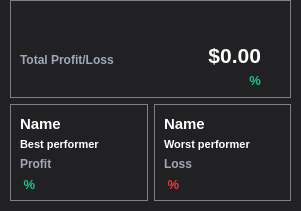
      <widget class="QFrame" name="ConvertFrame">
       <property name="geometry">
        <rect>
         <x>10</x>
         <y>160</y>
         <width>301</width>
         <height>211</height>
        </rect>
       </property>
       <property name="styleSheet">
        <string notr="true">QFrame{
background-color: rgba(33, 33, 36, 255);
border:none;
}</string>
       </property>
       <property name="frameShape">
        <enum>QFrame::StyledPanel</enum>
       </property>
       <property name="frameShadow">
        <enum>QFrame::Raised</enum>
       </property>
       <widget class="QComboBox" name="comboBox_3">
        <property name="geometry">
         <rect>
          <x>20</x>
          <y>80</y>
          <width>121</width>
          <height>41</height>
         </rect>
        </property>
        <property name="font">
         <font>
          <family>Arial</family>
          <pointsize>-1</pointsize>
          <weight>75</weight>
          <bold>true</bold>
         </font>
        </property>
        <property name="acceptDrops">
         <bool>true</bool>
        </property>
        <property name="styleSheet">
         <string notr="true">QComboBox{
	background-color:#323546;
	border-radius:8px;
	color:white;
	font-size: 15px
}
</string>
        </property>
        <item>
         <property name="text">
          <string>Select Coin</string>
         </property>
        </item>
        <item>
         <property name="text">
          <string>Bitcoin BTC</string>
         </property>
        </item>
        <item>
         <property name="text">
          <string>Ethereum ETH</string>
         </property>
        </item>
        <item>
         <property name="text">
          <string>Cardano ADA</string>
         </property>
        </item>
       </widget>
       <widget class="QLineEdit" name="Quantity_3">
        <property name="geometry">
         <rect>
          <x>20</x>
          <y>140</y>
          <width>121</width>
          <height>41</height>
         </rect>
        </property>
        <property name="palette">
         <palette>
          <active>
           <colorrole role="WindowText">
            <brush brushstyle="SolidPattern">
             <color alpha="255">
              <red>255</red>
              <green>255</green>
              <blue>255</blue>
             </color>
            </brush>
           </colorrole>
           <colorrole role="Button">
            <brush brushstyle="SolidPattern">
             <color alpha="255">
              <red>36</red>
              <green>38</green>
              <blue>50</blue>
             </color>
            </brush>
           </colorrole>
           <colorrole role="Text">
            <brush brushstyle="SolidPattern">
             <color alpha="255">
              <red>255</red>
              <green>255</green>
              <blue>255</blue>
             </color>
            </brush>
           </colorrole>
           <colorrole role="ButtonText">
            <brush brushstyle="SolidPattern">
             <color alpha="255">
              <red>255</red>
              <green>255</green>
              <blue>255</blue>
             </color>
            </brush>
           </colorrole>
           <colorrole role="Base">
            <brush brushstyle="SolidPattern">
             <color alpha="255">
              <red>36</red>
              <green>38</green>
              <blue>50</blue>
             </color>
            </brush>
           </colorrole>
           <colorrole role="Window">
            <brush brushstyle="SolidPattern">
             <color alpha="255">
              <red>36</red>
              <green>38</green>
              <blue>50</blue>
             </color>
            </brush>
           </colorrole>
           <colorrole role="PlaceholderText">
            <brush brushstyle="NoBrush">
             <color alpha="128">
              <red>255</red>
              <green>255</green>
              <blue>255</blue>
             </color>
            </brush>
           </colorrole>
          </active>
          <inactive>
           <colorrole role="WindowText">
            <brush brushstyle="SolidPattern">
             <color alpha="255">
              <red>255</red>
              <green>255</green>
              <blue>255</blue>
             </color>
            </brush>
           </colorrole>
           <colorrole role="Button">
            <brush brushstyle="SolidPattern">
             <color alpha="255">
              <red>36</red>
              <green>38</green>
              <blue>50</blue>
             </color>
            </brush>
           </colorrole>
           <colorrole role="Text">
            <brush brushstyle="SolidPattern">
             <color alpha="255">
              <red>255</red>
              <green>255</green>
              <blue>255</blue>
             </color>
            </brush>
           </colorrole>
           <colorrole role="ButtonText">
            <brush brushstyle="SolidPattern">
             <color alpha="255">
              <red>255</red>
              <green>255</green>
              <blue>255</blue>
             </color>
            </brush>
           </colorrole>
           <colorrole role="Base">
            <brush brushstyle="SolidPattern">
             <color alpha="255">
              <red>36</red>
              <green>38</green>
              <blue>50</blue>
             </color>
            </brush>
           </colorrole>
           <colorrole role="Window">
            <brush brushstyle="SolidPattern">
             <color alpha="255">
              <red>36</red>
              <green>38</green>
              <blue>50</blue>
             </color>
            </brush>
           </colorrole>
           <colorrole role="PlaceholderText">
            <brush brushstyle="NoBrush">
             <color alpha="128">
              <red>255</red>
              <green>255</green>
              <blue>255</blue>
             </color>
            </brush>
           </colorrole>
          </inactive>
          <disabled>
           <colorrole role="WindowText">
            <brush brushstyle="SolidPattern">
             <color alpha="255">
              <red>255</red>
              <green>255</green>
              <blue>255</blue>
             </color>
            </brush>
           </colorrole>
           <colorrole role="Button">
            <brush brushstyle="SolidPattern">
             <color alpha="255">
              <red>36</red>
              <green>38</green>
              <blue>50</blue>
             </color>
            </brush>
           </colorrole>
           <colorrole role="Text">
            <brush brushstyle="SolidPattern">
             <color alpha="255">
              <red>255</red>
              <green>255</green>
              <blue>255</blue>
             </color>
            </brush>
           </colorrole>
           <colorrole role="ButtonText">
            <brush brushstyle="SolidPattern">
             <color alpha="255">
              <red>255</red>
              <green>255</green>
              <blue>255</blue>
             </color>
            </brush>
           </colorrole>
           <colorrole role="Base">
            <brush brushstyle="SolidPattern">
             <color alpha="255">
              <red>36</red>
              <green>38</green>
              <blue>50</blue>
             </color>
            </brush>
           </colorrole>
           <colorrole role="Window">
            <brush brushstyle="SolidPattern">
             <color alpha="255">
              <red>36</red>
              <green>38</green>
              <blue>50</blue>
             </color>
            </brush>
           </colorrole>
           <colorrole role="PlaceholderText">
            <brush brushstyle="NoBrush">
             <color alpha="128">
              <red>255</red>
              <green>255</green>
              <blue>255</blue>
             </color>
            </brush>
           </colorrole>
          </disabled>
         </palette>
        </property>
        <property name="font">
         <font>
          <family>Arial</family>
          <pointsize>-1</pointsize>
          <weight>75</weight>
          <bold>true</bold>
         </font>
        </property>
        <property name="styleSheet">
         <string notr="true">QLineEdit{
	background-color:#323546;
	background-color: rgb(36, 38, 50);
	border-radius:8px;
	border:0.5px solid gray;
	font-size:14px;
	padding-left:15px;
	color:white;
}
QLineEdit:hover{
	border-color:#3861fb;
}
QLineEdit:pressed{
	border-color:#3861fb;
}
QLineEdit:placeholderText{
	color:gray;
}</string>
        </property>
        <property name="text">
         <string/>
        </property>
        <property name="placeholderText">
         <string>0.00</string>
        </property>
        <property name="clearButtonEnabled">
         <bool>true</bool>
        </property>
       </widget>
       <widget class="QLabel" name="label_5">
        <property name="geometry">
         <rect>
          <x>20</x>
          <y>60</y>
          <width>91</width>
          <height>16</height>
         </rect>
        </property>
        <property name="font">
         <font>
          <family>Arial</family>
          <pointsize>-1</pointsize>
          <weight>75</weight>
          <bold>true</bold>
         </font>
        </property>
        <property name="styleSheet">
         <string notr="true">QLabel{
	color:white;
border:none;
	font-weight:600;
	font-size:14px;
}</string>
        </property>
        <property name="text">
         <string>Convert</string>
        </property>
       </widget>
       <widget class="QLabel" name="label_6">
        <property name="geometry">
         <rect>
          <x>200</x>
          <y>60</y>
          <width>31</width>
          <height>16</height>
         </rect>
        </property>
        <property name="font">
         <font>
          <family>Arial</family>
          <pointsize>-1</pointsize>
          <weight>75</weight>
          <bold>true</bold>
         </font>
        </property>
        <property name="styleSheet">
         <string notr="true">QLabel{
	color:white;
border:none;
	font-weight:600;
	font-size:14px;
}</string>
        </property>
        <property name="text">
         <string>To</string>
        </property>
       </widget>
       <widget class="QComboBox" name="comboBox_4">
        <property name="geometry">
         <rect>
          <x>160</x>
          <y>80</y>
          <width>121</width>
          <height>41</height>
         </rect>
        </property>
        <property name="font">
         <font>
          <family>Arial</family>
          <pointsize>-1</pointsize>
          <weight>75</weight>
          <bold>true</bold>
         </font>
        </property>
        <property name="acceptDrops">
         <bool>true</bool>
        </property>
        <property name="styleSheet">
         <string notr="true">QComboBox{
	background-color:#323546;
	border-radius:8px;
	color:white;
	font-size: 15px
}
</string>
        </property>
        <item>
         <property name="text">
          <string>Select Coin</string>
         </property>
        </item>
        <item>
         <property name="text">
          <string>Bitcoin BTC</string>
         </property>
        </item>
        <item>
         <property name="text">
          <string>Ethereum ETH</string>
         </property>
        </item>
        <item>
         <property name="text">
          <string>Cardano ADA</string>
         </property>
        </item>
       </widget>
       <widget class="QLineEdit" name="Quantity_4">
        <property name="geometry">
         <rect>
          <x>160</x>
          <y>140</y>
          <width>121</width>
          <height>41</height>
         </rect>
        </property>
        <property name="palette">
         <palette>
          <active>
           <colorrole role="WindowText">
            <brush brushstyle="SolidPattern">
             <color alpha="255">
              <red>255</red>
              <green>255</green>
              <blue>255</blue>
             </color>
            </brush>
           </colorrole>
           <colorrole role="Button">
            <brush brushstyle="SolidPattern">
             <color alpha="255">
              <red>36</red>
              <green>38</green>
              <blue>50</blue>
             </color>
            </brush>
           </colorrole>
           <colorrole role="Text">
            <brush brushstyle="SolidPattern">
             <color alpha="255">
              <red>255</red>
              <green>255</green>
              <blue>255</blue>
             </color>
            </brush>
           </colorrole>
           <colorrole role="ButtonText">
            <brush brushstyle="SolidPattern">
             <color alpha="255">
              <red>255</red>
              <green>255</green>
              <blue>255</blue>
             </color>
            </brush>
           </colorrole>
           <colorrole role="Base">
            <brush brushstyle="SolidPattern">
             <color alpha="255">
              <red>36</red>
              <green>38</green>
              <blue>50</blue>
             </color>
            </brush>
           </colorrole>
           <colorrole role="Window">
            <brush brushstyle="SolidPattern">
             <color alpha="255">
              <red>36</red>
              <green>38</green>
              <blue>50</blue>
             </color>
            </brush>
           </colorrole>
           <colorrole role="PlaceholderText">
            <brush brushstyle="NoBrush">
             <color alpha="128">
              <red>255</red>
              <green>255</green>
              <blue>255</blue>
             </color>
            </brush>
           </colorrole>
          </active>
          <inactive>
           <colorrole role="WindowText">
            <brush brushstyle="SolidPattern">
             <color alpha="255">
              <red>255</red>
              <green>255</green>
              <blue>255</blue>
             </color>
            </brush>
           </colorrole>
           <colorrole role="Button">
            <brush brushstyle="SolidPattern">
             <color alpha="255">
              <red>36</red>
              <green>38</green>
              <blue>50</blue>
             </color>
            </brush>
           </colorrole>
           <colorrole role="Text">
            <brush brushstyle="SolidPattern">
             <color alpha="255">
              <red>255</red>
              <green>255</green>
              <blue>255</blue>
             </color>
            </brush>
           </colorrole>
           <colorrole role="ButtonText">
            <brush brushstyle="SolidPattern">
             <color alpha="255">
              <red>255</red>
              <green>255</green>
              <blue>255</blue>
             </color>
            </brush>
           </colorrole>
           <colorrole role="Base">
            <brush brushstyle="SolidPattern">
             <color alpha="255">
              <red>36</red>
              <green>38</green>
              <blue>50</blue>
             </color>
            </brush>
           </colorrole>
           <colorrole role="Window">
            <brush brushstyle="SolidPattern">
             <color alpha="255">
              <red>36</red>
              <green>38</green>
              <blue>50</blue>
             </color>
            </brush>
           </colorrole>
           <colorrole role="PlaceholderText">
            <brush brushstyle="NoBrush">
             <color alpha="128">
              <red>255</red>
              <green>255</green>
              <blue>255</blue>
             </color>
            </brush>
           </colorrole>
          </inactive>
          <disabled>
           <colorrole role="WindowText">
            <brush brushstyle="SolidPattern">
             <color alpha="255">
              <red>255</red>
              <green>255</green>
              <blue>255</blue>
             </color>
            </brush>
           </colorrole>
           <colorrole role="Button">
            <brush brushstyle="SolidPattern">
             <color alpha="255">
              <red>36</red>
              <green>38</green>
              <blue>50</blue>
             </color>
            </brush>
           </colorrole>
           <colorrole role="Text">
            <brush brushstyle="SolidPattern">
             <color alpha="255">
              <red>255</red>
              <green>255</green>
              <blue>255</blue>
             </color>
            </brush>
           </colorrole>
           <colorrole role="ButtonText">
            <brush brushstyle="SolidPattern">
             <color alpha="255">
              <red>255</red>
              <green>255</green>
              <blue>255</blue>
             </color>
            </brush>
           </colorrole>
           <colorrole role="Base">
            <brush brushstyle="SolidPattern">
             <color alpha="255">
              <red>36</red>
              <green>38</green>
              <blue>50</blue>
             </color>
            </brush>
           </colorrole>
           <colorrole role="Window">
            <brush brushstyle="SolidPattern">
             <color alpha="255">
              <red>36</red>
              <green>38</green>
              <blue>50</blue>
             </color>
            </brush>
           </colorrole>
           <colorrole role="PlaceholderText">
            <brush brushstyle="NoBrush">
             <color alpha="128">
              <red>255</red>
              <green>255</green>
              <blue>255</blue>
             </color>
            </brush>
           </colorrole>
          </disabled>
         </palette>
        </property>
        <property name="font">
         <font>
          <family>Arial</family>
          <pointsize>-1</pointsize>
          <weight>75</weight>
          <bold>true</bold>
         </font>
        </property>
        <property name="acceptDrops">
         <bool>false</bool>
        </property>
        <property name="styleSheet">
         <string notr="true">QLineEdit{
	background-color:#323546;
	background-color: rgb(36, 38, 50);
	border-radius:8px;
	border:0.5px solid gray;
	font-size:14px;
	padding-left:15px;
	color:white;
}
QLineEdit:hover{
	border-color:#3861fb;
}
QLineEdit:pressed{
	border-color:#3861fb;
}
QLineEdit:placeholderText{
	color:gray;
}</string>
        </property>
        <property name="text">
         <string/>
        </property>
        <property name="placeholderText">
         <string>0.00</string>
        </property>
        <property name="clearButtonEnabled">
         <bool>true</bool>
        </property>
       </widget>
       <widget class="QLabel" name="Title_3">
        <property name="geometry">
         <rect>
          <x>20</x>
          <y>0</y>
          <width>241</width>
          <height>41</height>
         </rect>
        </property>
        <property name="font">
         <font>
          <family>Arial</family>
          <pointsize>14</pointsize>
          <weight>75</weight>
          <bold>true</bold>
          <underline>false</underline>
          <strikeout>false</strikeout>
         </font>
        </property>
        <property name="styleSheet">
         <string notr="true">QLabel{
	background:none;
	color:white;
	text-decoration:none;
	font-weight:600;
	border:none;
}</string>
        </property>
        <property name="text">
         <string>Convert crypto to crypto</string>
        </property>
       </widget>
       <widget class="QFrame" name="StatsFrame">
        <property name="geometry">
         <rect>
          <x>10</x>
          <y>0</y>
          <width>291</width>
          <height>211</height>
         </rect>
        </property>
        <property name="styleSheet">
         <string notr="true">QFrame{
background-color: rgba(33, 33, 36, 255);
border:none;
}</string>
        </property>
        <property name="frameShape">
         <enum>QFrame::StyledPanel</enum>
        </property>
        <property name="frameShadow">
         <enum>QFrame::Raised</enum>
        </property>
        <widget class="QWidget" name="">
         <property name="geometry">
          <rect>
           <x>0</x>
           <y>0</y>
           <width>281</width>
           <height>201</height>
          </rect>
         </property>
         <layout class="QVBoxLayout" name="verticalLayout">
          <item>
           <widget class="QFrame" name="TotalProfitLoss">
            <property name="styleSheet">
             <string notr="true">QFrame{
border:1px solid;
	border-color:gray;
background-color:none;
}</string>
            </property>
            <property name="frameShape">
             <enum>QFrame::StyledPanel</enum>
            </property>
            <property name="frameShadow">
             <enum>QFrame::Raised</enum>
            </property>
            <widget class="QLabel" name="SubTitle_6">
             <property name="geometry">
              <rect>
               <x>10</x>
               <y>50</y>
               <width>111</width>
               <height>20</height>
              </rect>
             </property>
             <property name="font">
              <font>
               <family>Arial</family>
               <pointsize>9</pointsize>
               <weight>75</weight>
               <italic>false</italic>
               <bold>true</bold>
              </font>
             </property>
             <property name="styleSheet">
              <string notr="true">QLabel{
	background:none;
border:none;
	color: #a1a7bb;
}</string>
             </property>
             <property name="text">
              <string>Total Profit/Loss</string>
             </property>
            </widget>
            <widget class="QLabel" name="SubTitle_7">
             <property name="geometry">
              <rect>
               <x>200</x>
               <y>70</y>
               <width>51</width>
               <height>21</height>
              </rect>
             </property>
             <property name="font">
              <font>
               <family>Arial</family>
               <pointsize>10</pointsize>
               <weight>75</weight>
               <italic>false</italic>
               <bold>true</bold>
              </font>
             </property>
             <property name="styleSheet">
              <string notr="true">QLabel{
	background:none;
border:none;
	color: #16c784;
font-weight:600;
}</string>
             </property>
             <property name="text">
              <string> %</string>
             </property>
             <property name="alignment">
              <set>Qt::AlignRight|Qt::AlignTrailing|Qt::AlignVCenter</set>
             </property>
            </widget>
            <widget class="QLabel" name="SubTitle_8">
             <property name="geometry">
              <rect>
               <x>150</x>
               <y>40</y>
               <width>101</width>
               <height>31</height>
              </rect>
             </property>
             <property name="font">
              <font>
               <family>Arial</family>
               <pointsize>16</pointsize>
               <weight>75</weight>
               <italic>false</italic>
               <bold>true</bold>
              </font>
             </property>
             <property name="styleSheet">
              <string notr="true">QLabel{
	background:none;
border:none;
	color: white;
}</string>
             </property>
             <property name="text">
              <string>$0.00</string>
             </property>
             <property name="alignment">
              <set>Qt::AlignRight|Qt::AlignTrailing|Qt::AlignVCenter</set>
             </property>
            </widget>
           </widget>
          </item>
          <item>
           <layout class="QHBoxLayout" name="horizontalLayout" stretch="0,0">
            <item>
             <widget class="QFrame" name="BestPerformer">
              <property name="styleSheet">
               <string notr="true">QFrame{
border:1px solid;
	border-color: gray;
}</string>
              </property>
              <property name="frameShape">
               <enum>QFrame::StyledPanel</enum>
              </property>
              <property name="frameShadow">
               <enum>QFrame::Raised</enum>
              </property>
              <widget class="QLabel" name="SubTitle_9">
               <property name="geometry">
                <rect>
                 <x>10</x>
                 <y>30</y>
                 <width>91</width>
                 <height>20</height>
                </rect>
               </property>
               <property name="font">
                <font>
                 <family>Arial</family>
                 <pointsize>8</pointsize>
                 <weight>75</weight>
                 <italic>false</italic>
                 <bold>true</bold>
                </font>
               </property>
               <property name="styleSheet">
                <string notr="true">QLabel{
	background:none;
border:none;
	color: white;
}</string>
               </property>
               <property name="text">
                <string>Best performer</string>
               </property>
              </widget>
              <widget class="QLabel" name="SubTitle_11">
               <property name="geometry">
                <rect>
                 <x>10</x>
                 <y>10</y>
                 <width>71</width>
                 <height>20</height>
                </rect>
               </property>
               <property name="font">
                <font>
                 <family>Arial</family>
                 <pointsize>11</pointsize>
                 <weight>75</weight>
                 <italic>false</italic>
                 <bold>true</bold>
                </font>
               </property>
               <property name="styleSheet">
                <string notr="true">QLabel{
	background:none;
border:none;
	color: white;
}</string>
               </property>
               <property name="text">
                <string>Name</string>
               </property>
              </widget>
              <widget class="QLabel" name="SubTitle_13">
               <property name="geometry">
                <rect>
                 <x>10</x>
                 <y>70</y>
                 <width>51</width>
                 <height>21</height>
                </rect>
               </property>
               <property name="font">
                <font>
                 <family>Arial</family>
                 <pointsize>10</pointsize>
                 <weight>75</weight>
                 <italic>false</italic>
                 <bold>true</bold>
                </font>
               </property>
               <property name="styleSheet">
                <string notr="true">QLabel{
	background:none;
border:none;
	color: #16c784;
font-weight:600;
}</string>
               </property>
               <property name="text">
                <string> %</string>
               </property>
               <property name="alignment">
                <set>Qt::AlignLeading|Qt::AlignLeft|Qt::AlignVCenter</set>
               </property>
              </widget>
              <widget class="QLabel" name="SubTitle_15">
               <property name="geometry">
                <rect>
                 <x>10</x>
                 <y>50</y>
                 <width>111</width>
                 <height>20</height>
                </rect>
               </property>
               <property name="font">
                <font>
                 <family>Arial</family>
                 <pointsize>9</pointsize>
                 <weight>75</weight>
                 <italic>false</italic>
                 <bold>true</bold>
                </font>
               </property>
               <property name="styleSheet">
                <string notr="true">QLabel{
	background:none;
border:none;
	color: #a1a7bb;
}</string>
               </property>
               <property name="text">
                <string>Profit</string>
               </property>
              </widget>
             </widget>
            </item>
            <item>
             <widget class="QFrame" name="WorstPerformer">
              <property name="styleSheet">
               <string notr="true">QFrame{
border:1px solid;
	border-color: gray;
}</string>
              </property>
              <property name="frameShape">
               <enum>QFrame::StyledPanel</enum>
              </property>
              <property name="frameShadow">
               <enum>QFrame::Raised</enum>
              </property>
              <widget class="QLabel" name="SubTitle_10">
               <property name="geometry">
                <rect>
                 <x>10</x>
                 <y>30</y>
                 <width>101</width>
                 <height>20</height>
                </rect>
               </property>
               <property name="font">
                <font>
                 <family>Arial</family>
                 <pointsize>8</pointsize>
                 <weight>75</weight>
                 <italic>false</italic>
                 <bold>true</bold>
                </font>
               </property>
               <property name="styleSheet">
                <string notr="true">QLabel{
	background:none;
border:none;
	color: white;
}</string>
               </property>
               <property name="text">
                <string>Worst performer</string>
               </property>
              </widget>
              <widget class="QLabel" name="SubTitle_12">
               <property name="geometry">
                <rect>
                 <x>10</x>
                 <y>10</y>
                 <width>71</width>
                 <height>20</height>
                </rect>
               </property>
               <property name="font">
                <font>
                 <family>Arial</family>
                 <pointsize>11</pointsize>
                 <weight>75</weight>
                 <italic>false</italic>
                 <bold>true</bold>
                </font>
               </property>
               <property name="styleSheet">
                <string notr="true">QLabel{
	background:none;
border:none;
	color: white;
}</string>
               </property>
               <property name="text">
                <string>Name</string>
               </property>
              </widget>
              <widget class="QLabel" name="SubTitle_14">
               <property name="geometry">
                <rect>
                 <x>10</x>
                 <y>70</y>
                 <width>51</width>
                 <height>21</height>
                </rect>
               </property>
               <property name="font">
                <font>
                 <family>Arial</family>
                 <pointsize>10</pointsize>
                 <weight>75</weight>
                 <italic>false</italic>
                 <bold>true</bold>
                </font>
               </property>
               <property name="styleSheet">
                <string notr="true">QLabel{
	background:none;
border:none;
	color:#ea393a;
font-weight:600;
}</string>
               </property>
               <property name="text">
                <string> %</string>
               </property>
               <property name="alignment">
                <set>Qt::AlignLeading|Qt::AlignLeft|Qt::AlignVCenter</set>
               </property>
              </widget>
              <widget class="QLabel" name="SubTitle_16">
               <property name="geometry">
                <rect>
                 <x>10</x>
                 <y>50</y>
                 <width>111</width>
                 <height>20</height>
                </rect>
               </property>
               <property name="font">
                <font>
                 <family>Arial</family>
                 <pointsize>9</pointsize>
                 <weight>75</weight>
                 <italic>false</italic>
                 <bold>true</bold>
                </font>
               </property>
               <property name="styleSheet">
                <string notr="true">QLabel{
	background:none;
border:none;
	color: #a1a7bb;
}</string>
               </property>
               <property name="text">
                <string>Loss</string>
               </property>
              </widget>
             </widget>
            </item>
           </layout>
          </item>
         </layout>
        </widget>
       </widget>
      </widget>
